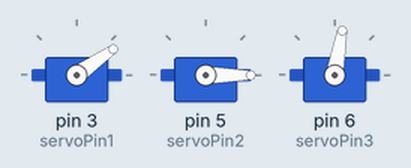
This sketch was run on a simulated Arduino Uno, built with avr-gcc and run on an emulated ATmega328P. Parts: 3 × servo.

Above: at 0.05 s.
At 0.4 s:
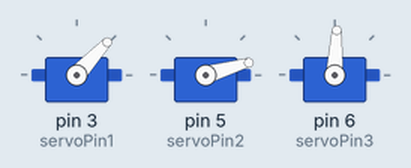
At 0.8 s:
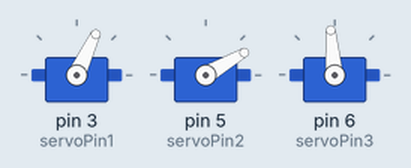
At 1.55 s:
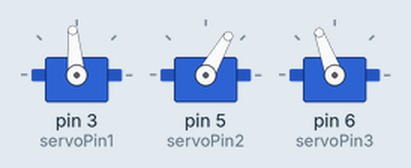
At 2.3 s:
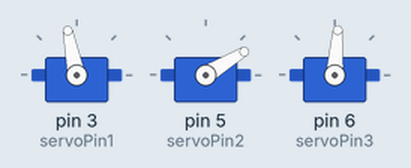
At 3.05 s:
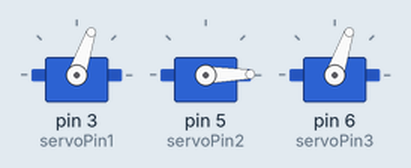
Timing chart, 0 to 7.1 s (numbered marks = the images above):
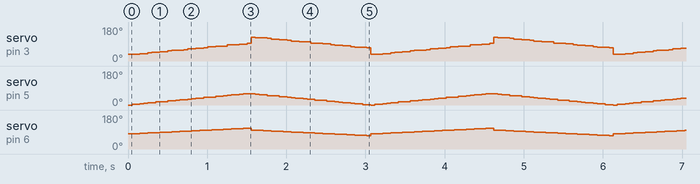

The sketch:

6.ino
```cpp
/**
 * SG90
 */
// 라이브러리 사용
#include <Servo.h>

// 서보객체 생성
Servo myservo1;
Servo myservo2;
Servo myservo3;


// 서버 연결핀
const int servoPin1 = 3;
const int servoPin2 = 5;
const int servoPin3 = 6;
int minPulse = 600; // 60 micro seconds
int maxPulse = 2500; // 2500 micro second

void setup(){


  myservo1.attach(servoPin1, minPulse, maxPulse);
  myservo2.attach(servoPin2, minPulse, maxPulse);
  myservo3.attach(servoPin3, minPulse, maxPulse);

}

void loop() {
  int speed = 1;

for(int k=80,i=30,j=0;k<=100,i<=130,j<=60;k++,i++,j++){
  myservo3.write(k);
  if(k%5){
  }else{
    i+=5;
  }
  if(k%3){

  }else{
    j+=3;
  }
  myservo2.write(j);
  myservo1.write(i);
  delay(50);
}

for(int k=100,i=130,j=60;k>80,i>30,j>0;k--,i--,j--){
  myservo3.write(k);
  if(k%5){

  }else{
    i-=5;
  }
  if(k%3){

  }else{
    j-=3;
  }
  myservo2.write(j);
  myservo1.write(i);
  delay(50);
}


}
```
